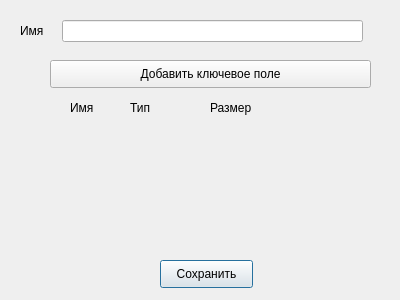
<?xml version="1.0" encoding="UTF-8"?>
<ui version="4.0">
 <class>EntituWindow</class>
 <widget class="QDialog" name="EntituWindow">
  <property name="geometry">
   <rect>
    <x>0</x>
    <y>0</y>
    <width>400</width>
    <height>300</height>
   </rect>
  </property>
  <property name="windowTitle">
   <string>Dialog</string>
  </property>
  <widget class="QPushButton" name="changeEntity">
   <property name="geometry">
    <rect>
     <x>160</x>
     <y>260</y>
     <width>93</width>
     <height>28</height>
    </rect>
   </property>
   <property name="text">
    <string>Сохранить</string>
   </property>
  </widget>
  <widget class="QLineEdit" name="nameEntity">
   <property name="geometry">
    <rect>
     <x>62</x>
     <y>20</y>
     <width>301</width>
     <height>22</height>
    </rect>
   </property>
  </widget>
  <widget class="QWidget" name="verticalLayoutWidget">
   <property name="geometry">
    <rect>
     <x>50</x>
     <y>120</y>
     <width>321</width>
     <height>131</height>
    </rect>
   </property>
   <layout class="QVBoxLayout" name="verticalLayout"/>
  </widget>
  <widget class="QLabel" name="label">
   <property name="geometry">
    <rect>
     <x>20</x>
     <y>20</y>
     <width>31</width>
     <height>21</height>
    </rect>
   </property>
   <property name="text">
    <string>Имя</string>
   </property>
  </widget>
  <widget class="QPushButton" name="addButton">
   <property name="geometry">
    <rect>
     <x>50</x>
     <y>60</y>
     <width>321</width>
     <height>28</height>
    </rect>
   </property>
   <property name="text">
    <string>Добавить ключевое поле</string>
   </property>
  </widget>
  <widget class="QLabel" name="label_2">
   <property name="geometry">
    <rect>
     <x>70</x>
     <y>100</y>
     <width>41</width>
     <height>16</height>
    </rect>
   </property>
   <property name="text">
    <string>Имя</string>
   </property>
  </widget>
  <widget class="QLabel" name="label_3">
   <property name="geometry">
    <rect>
     <x>130</x>
     <y>100</y>
     <width>41</width>
     <height>16</height>
    </rect>
   </property>
   <property name="text">
    <string>Тип</string>
   </property>
  </widget>
  <widget class="QLabel" name="label_4">
   <property name="geometry">
    <rect>
     <x>210</x>
     <y>100</y>
     <width>55</width>
     <height>16</height>
    </rect>
   </property>
   <property name="text">
    <string>Размер</string>
   </property>
  </widget>
 </widget>
 <resources/>
 <connections/>
</ui>
